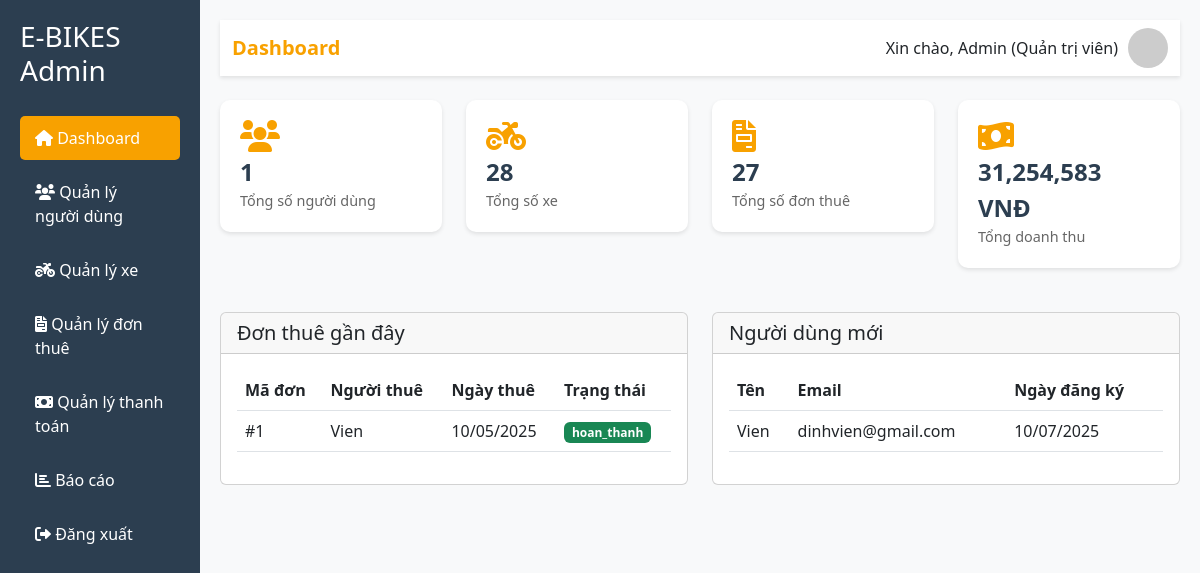
The page /admin/index.php (signed in) on the database its author committed.
### tables this page shows
CREATE TABLE `nhan_vien` (
  `ma_nhan_vien` int(11) NOT NULL,
  `ho_ten` varchar(100) NOT NULL,
  `email` varchar(100) NOT NULL,
  `mat_khau` varchar(255) NOT NULL,
  `so_dien_thoai` varchar(20) DEFAULT NULL,
  `chuc_vu` varchar(50) DEFAULT NULL,
  `dia_chi` text DEFAULT NULL,
  `luong` decimal(15,2) DEFAULT 0.00,
  `ngay_tao` timestamp NULL DEFAULT current_timestamp(),
  `trang_thai` enum('dang_lam','da_nghi') DEFAULT 'dang_lam'
);

CREATE TABLE `don_thue` (
  `ma_don_thue` int(11) NOT NULL,
  `ma_nguoi_dung` int(11) NOT NULL,
  `ngay_thue` date NOT NULL,
  `ngay_tra` date NOT NULL,
  `tong_tien` decimal(10,2) NOT NULL,
  `tinh_trang` enum('da_dat','dang_thue','hoan_thanh','da_huy') DEFAULT 'da_dat',
  `ngay_tao` timestamp NULL DEFAULT current_timestamp()
);

CREATE TABLE `nguoi_dung` (
  `ma_nguoi_dung` int(11) NOT NULL,
  `ho_ten` varchar(100) NOT NULL,
  `email` varchar(100) NOT NULL,
  `mat_khau` varchar(255) NOT NULL,
  `so_dien_thoai` varchar(20) DEFAULT NULL,
  `dia_chi` text DEFAULT NULL,
  `cccd` varchar(20) DEFAULT NULL,
  `ngay_sinh` date DEFAULT NULL,
  `ngay_tao` timestamp NULL DEFAULT current_timestamp(),
  `vai_tro` enum('user','admin') DEFAULT 'user'
);

### admin/index.php (the view, shortened to what this page needs)
<?php
include '../connect.php';
$admin_id = $_SESSION['user_id'];
$admin_name = $_SESSION['user_name'];
$stmt = $conn->prepare("SELECT * FROM nhan_vien WHERE ma_nhan_vien = ?");
$stmt->bind_param("i", $admin_id);
$stmt->execute();
$admin_info = $stmt->get_result()->fetch_assoc();
$stats = [
    'total_users' => 0,
    'total_vehicles' => 0,
    'total_rentals' => 0,
    'total_revenue' => 0
];
$result = $conn->query("SELECT COUNT(*) as count FROM nguoi_dung");
if ($row = $result->fetch_assoc()) {
    $stats['total_users'] = $row['count'];
}
$result = $conn->query("SELECT COUNT(*) as count FROM xe_may");
if ($row = $result->fetch_assoc()) {
    $stats['total_vehicles'] = $row['count'];
}
$result = $conn->query("SELECT COUNT(*) as count FROM don_thue");
if ($row = $result->fetch_assoc()) {
    $stats['total_rentals'] = $row['count'];
}
$result = $conn->query("SELECT SUM(tong_tien) as total FROM don_thue WHERE tinh_trang = 'hoan_thanh'");
if ($row = $result->fetch_assoc()) {
    $stats['total_revenue'] = $row['total'] ?? 0;
}
?>
<!DOCTYPE html>
<html lang="vi">
<head>
    <link href="https://cdn.jsdelivr.net/npm/bootstrap@5.3.0/dist/css/bootstrap.min.css" rel="stylesheet">
    <link href="https://cdnjs.cloudflare.com/ajax/libs/font-awesome/6.0.0/css/all.min.css" rel="stylesheet">
</head>
<body>
    <div class="container-fluid">
        <div class="row">
            <div class="col-md-3 col-lg-2 sidebar">
                <h3 class="mb-4">E-BIKES Admin</h3>
                <nav class="nav flex-column">
                    <a class="nav-link active" href="index.php">
                        <i class="fas fa-home"></i> Dashboard
                    </a>
                    <a class="nav-link" href="users.php">
                        <i class="fas fa-users"></i> Quản lý người dùng
                    </a>
                    <a class="nav-link" href="vehicles.php">
                        <i class="fas fa-motorcycle"></i> Quản lý xe
                    </a>
                    <a class="nav-link" href="rentals.php">
                        <i class="fas fa-file-invoice"></i> Quản lý đơn thuê
                    </a>
                    <a class="nav-link" href="payments.php">
                        <i class="fas fa-money-bill"></i> Quản lý thanh toán
                    </a>
                    <a class="nav-link" href="reports.php">
                        <i class="fas fa-chart-bar"></i> Báo cáo
                    </a>
                    <a class="nav-link" href="../dang_xuat.php">
                        <i class="fas fa-sign-out-alt"></i> Đăng xuất
                    </a>
                </nav>
            </div>
            <div class="col-md-9 col-lg-10 main-content">
                <nav class="navbar navbar-expand-lg mb-4">
                    <div class="container-fluid">
                        <span class="navbar-brand">Dashboard</span>
                        <div class="user-info">
                            <span>Xin chào, <?php echo htmlspecialchars($admin_name); ?> (<?php echo htmlspecialchars($admin_info['chuc_vu']); ?>)</span>
                            <img src="https://ui-avatars.com/api/?name=<?php echo urlencode($admin_name); ?>&background=random" alt="Admin">
                        </div>
                    </div>
                </nav>
                <div class="row">
                    <div class="col-md-3">
                        <div class="stat-card">
                            <i class="fas fa-users"></i>
                            <div class="stat-value"><?php echo number_format($stats['total_users']); ?></div>
                            <div class="stat-label">Tổng số người dùng</div>
                        </div>
                    </div>
                    <div class="col-md-3">
                        <div class="stat-card">
                            <i class="fas fa-motorcycle"></i>
                            <div class="stat-value"><?php echo number_format($stats['total_vehicles']); ?></div>
                            <div class="stat-label">Tổng số xe</div>
                        </div>
                    </div>
                    <div class="col-md-3">
                        <div class="stat-card">
                            <i class="fas fa-file-invoice"></i>
                            <div class="stat-value"><?php echo number_format($stats['total_rentals']); ?></div>
                            <div class="stat-label">Tổng số đơn thuê</div>
                        </div>
                    </div>
                    <div class="col-md-3">
                        <div class="stat-card">
                            <i class="fas fa-money-bill-wave"></i>
                            <div class="stat-value"><?php echo number_format($stats['total_revenue']); ?> VNĐ</div>
                            <div class="stat-label">Tổng doanh thu</div>
                        </div>
                    </div>
                </div>
                <div class="row mt-4">
                    <div class="col-md-6">
                        <div class="card">
                            <div class="card-header">
                                <h5 class="card-title mb-0">Đơn thuê gần đây</h5>
                            </div>
                            <div class="card-body">
                                <div class="table-responsive">
                                    <table class="table">
                                        <thead>
                                            <tr>
                                                <th>Mã đơn</th>
                                                <th>Người thuê</th>
                                                <th>Ngày thuê</th>
                                                <th>Trạng thái</th>
                                            </tr>
                                        </thead>
                                        <tbody>
                                            <?php
                                            $result = $conn->query("
                                                SELECT dt.*, nd.ho_ten
                                                FROM don_thue dt
                                                JOIN nguoi_dung nd ON dt.ma_nguoi_dung = nd.ma_nguoi_dung
                                                ORDER BY dt.ngay_tao DESC
                                                LIMIT 5
                                            ");
                                            while ($row = $result->fetch_assoc()) {
                                                echo "<tr>";
                                                echo "<td>#" . $row['ma_don_thue'] . "</td>";
                                                echo "<td>" . htmlspecialchars($row['ho_ten']) . "</td>";
                                                echo "<td>" . date('d/m/Y', strtotime($row['ngay_thue'])) . "</td>";
                                                echo "<td><span class='badge bg-" .
                                                    ($row['tinh_trang'] == 'hoan_thanh' ? 'success' :
                                                    ($row['tinh_trang'] == 'dang_thue' ? 'warning' :
                                                    ($row['tinh_trang'] == 'da_huy' ? 'danger' : 'primary'))) .
                                                    "'>" . $row['tinh_trang'] . "</span></td>";
                                                echo "</tr>";
                                            }
                                            ?>
                                        </tbody>
                                    </table>
                                </div>
                            </div>
                        </div>
                    </div>
                    <div class="col-md-6">
                        <div class="card">
                            <div class="card-header">
                                <h5 class="card-title mb-0">Người dùng mới</h5>
                            </div>
                            <div class="card-body">
                                <div class="table-responsive">
                                    <table class="table">
                                        <thead>
                                            <tr>
                                                <th>Tên</th>
                                                <th>Email</th>
                                                <th>Ngày đăng ký</th>
                                            </tr>
                                        </thead>
                                        <tbody>
                                            <?php
                                            $result = $conn->query("
                                                SELECT * FROM nguoi_dung
                                                ORDER BY ngay_tao DESC
                                                LIMIT 5
                                            ");
                                            while ($row = $result->fetch_assoc()) {
                                                echo "<tr>";
                                                echo "<td>" . htmlspecialchars($row['ho_ten']) . "</td>";
                                                echo "<td>" . htmlspecialchars($row['email']) . "</td>";
                                                echo "<td>" . date('d/m/Y', strtotime($row['ngay_tao'])) . "</td>";
                                                echo "</tr>";
                                            }
                                            ?>
                                        </tbody>
                                    </table>
                                </div>
                            </div>
                        </div>
                    </div>
                </div>
            </div>
        </div>
    </div>
</body>
</html>

### admin/index.php (style rules this page uses)
:root { --primary-color: #f8a100; --secondary-color: #2c3e50; --text-color: #333; --light-bg: #f8f9fa; }
body { font-family: 'Segoe UI', Tahoma, Geneva, Verdana, sans-serif; background-color: var(--light-bg); }
.sidebar { background-color: var(--secondary-color); min-height: 100vh; padding: 20px; color: white; }
.sidebar .nav-link { color: white; padding: 10px 15px; margin: 5px 0; border-radius: 5px; transition: all 0.3s; }
.sidebar .nav-link.active { background-color: var(--primary-color); }
.main-content { padding: 20px; }
.stat-card { background: white; border-radius: 10px; padding: 20px; margin-bottom: 20px; box-shadow: 0 2px 4px rgba(0,0,0,0.1); transition: transform 0.3s; }
.stat-card i { font-size: 2rem; color: var(--primary-color); }
.stat-card .stat-value { font-size: 1.5rem; font-weight: bold; color: var(--secondary-color); }
.stat-card .stat-label { color: #666; font-size: 0.9rem; }
.navbar { background-color: white; box-shadow: 0 2px 4px rgba(0,0,0,0.1); }
.navbar-brand { color: var(--primary-color) !important; font-weight: bold; }
.user-info { display: flex; align-items: center; gap: 10px; }
.user-info img { width: 40px; height: 40px; border-radius: 50%; }

### rows shown on the page
nhan_vien: chuc_vu "Quản trị viên"
don_thue: ma_don_thue "1", nguoi_dung.ho_ten "Vien", ngay_thue "10/05/2025", tinh_trang "hoan_thanh"
nguoi_dung: ho_ten "Vien", email "dinhvien@gmail.com", ngay_tao "10/07/2025"

### other values the page prints
$admin_name "Admin"
$stats['total_users'] "1"
$stats['total_vehicles'] "28"
$stats['total_rentals'] "27"
$stats['total_revenue'] "31,254,583"
